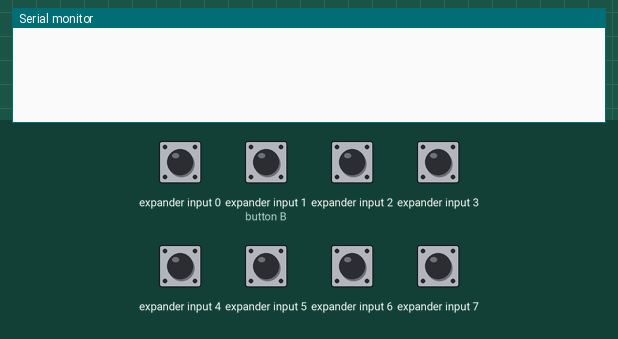
This sketch was run on a simulated Arduino Uno, built with avr-gcc and run on an emulated ATmega328P. On the bench: the last lines printed to the serial monitor. Wiring (inferred from the names in the program): NES/SNES game pad: load pin 8; clock pin 9; serial out pin 7. The test bench sets the inputs (shaded band); at power-on: expander input 0, expander input 1 (button B), expander input 2–7 HIGH.

Above: at 1.2 s.
1.3 s: expander input 1 (button B) driven LOW
At 1.46 s:
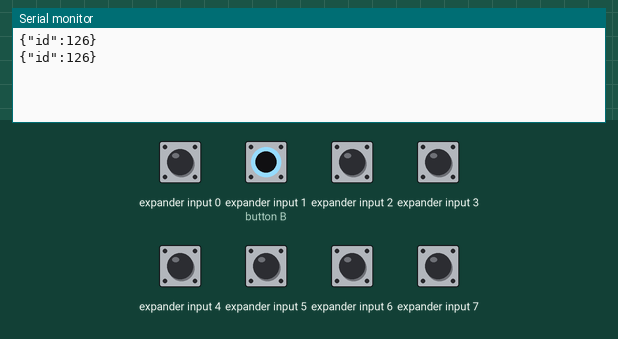
3.2 s: expander input 2 driven LOW
At 3.22 s:
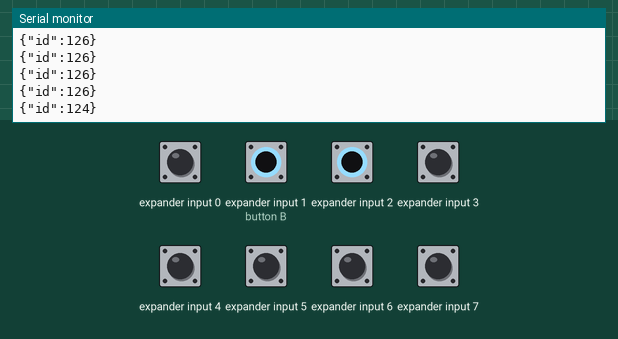
4.7 s: expander input 3 driven LOW
At 4.78 s:
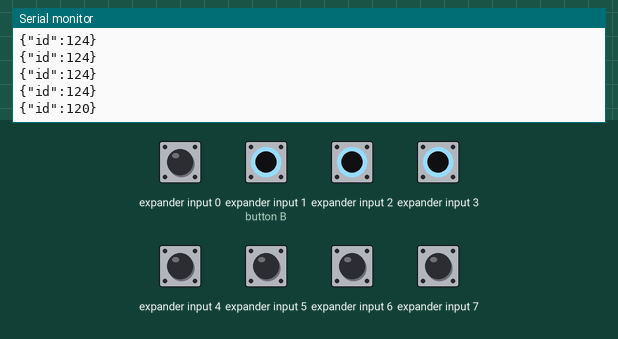
6.2 s: expander input 4 driven LOW
At 6.23 s:
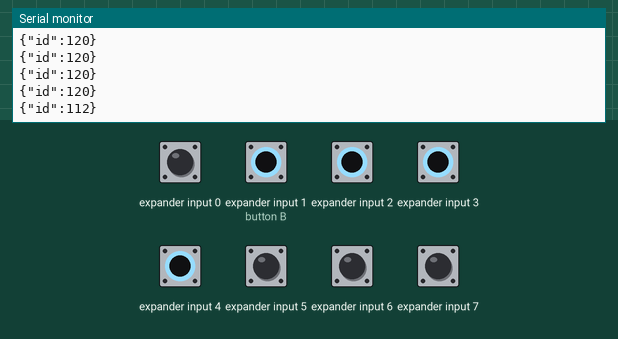
7.7 s: expander input 5 driven LOW
At 7.79 s:
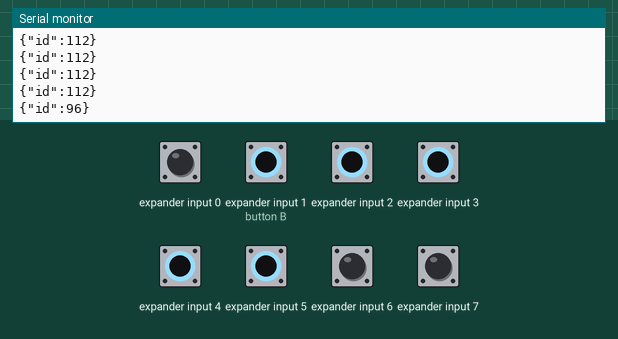
9.2 s: expander input 6 driven LOW
At 9.24 s:
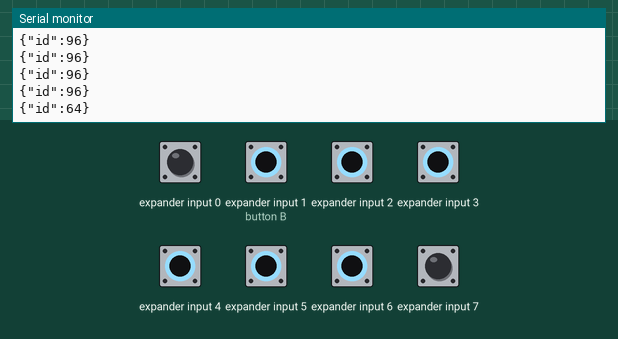
Timing chart, 0 to 11.7 s (numbered marks = the images above; inputs shaded):
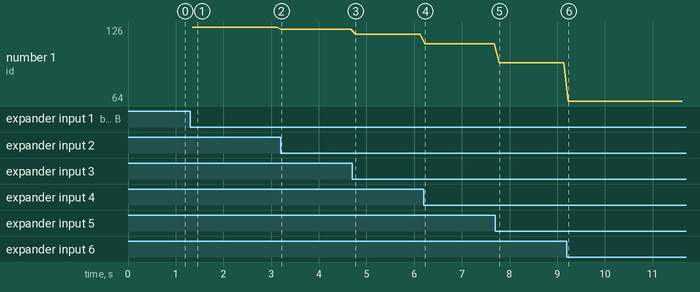

The sketch:

gdevfest.ino
```cpp
/*

---- CONTROLLER ----
GND - white
clock - yellow - D9
strobe - orange - D8
data - black - D7
+5V - blue
--------------------

---- BLUETOOTH -----
TX  - blue
RX  - brown
GND - orange
+3V - purple
--------------------

95 left
119 top
63 right
111 bottom

125 select
117 select + top
61  select + right
109 select + bottom
93  select + left

123 start
115 start + top
59  start + right
107 start + bottom
91  start + left

126 B
118 B + top
62  B + right
110 B + bottom
94  B + left
122 B + start
124 B + select

Description:  Interfacing a NES controller with a PC with an Arduino.
Coded by: Prodigity
Date:   1 December 2011
Revision: V0.92 (beta)
*/

const int data  = 7;
const int latch = 8;
const int clock = 9;

const int LED_red    = 3;
const int LED_green  = 4;
const int LED_yellow = 5;

#define latchlow digitalWrite(latch, LOW)
#define latchhigh digitalWrite(latch, HIGH)
#define clocklow digitalWrite(clock, LOW)
#define clockhigh digitalWrite(clock, HIGH)
#define dataread digitalRead(data)
#define wait delayMicroseconds(200)

byte output;

void setup() {
  Serial.begin(9600);
  pinMode(latch, OUTPUT);
  pinMode(clock, OUTPUT);
  pinMode(data, INPUT);
}

void loop() {
  output = 0;
  ReadNESjoy();

  if (output != 127) {
    Serial.print(F("{\"id\":"));
    Serial.print(output, DEC);
    Serial.println(F("}"));
  }

  digitalWrite(13, HIGH);
  delay(50);
  digitalWrite(13, LOW);
  delay(50);
}


void ReadNESjoy() {
  latchlow;
  clocklow;
  latchhigh;
  wait;
  latchlow;
  for (int i = 0; i < 8; i++) {
     clockhigh;
     wait;
     output += dataread * (1 << i);
     clocklow;
     wait;
  }
}
```

Measured:
- after the input at 1.3 s, the serial monitor: prints a new line after 0.05 s (image 1)
- after the input at 3.2 s, the serial monitor: prints a new line at once (image 2)
- after the input at 4.7 s, the serial monitor: prints a new line after 0.07 s (image 3)
- after the input at 6.2 s, the serial monitor: prints a new line at once (image 4)
- after the input at 7.7 s, the serial monitor: prints a new line after 0.08 s (image 5)
- after the input at 9.2 s, the serial monitor: prints a new line at once (image 6)
- plotted number 1: 126 → 124 after the input at 3.2 s, 124 → 120 after the input at 4.7 s, 120 → 112 after the input at 6.2 s, 112 → 96 after the input at 7.7 s, 96 → 64 after the input at 9.2 s
